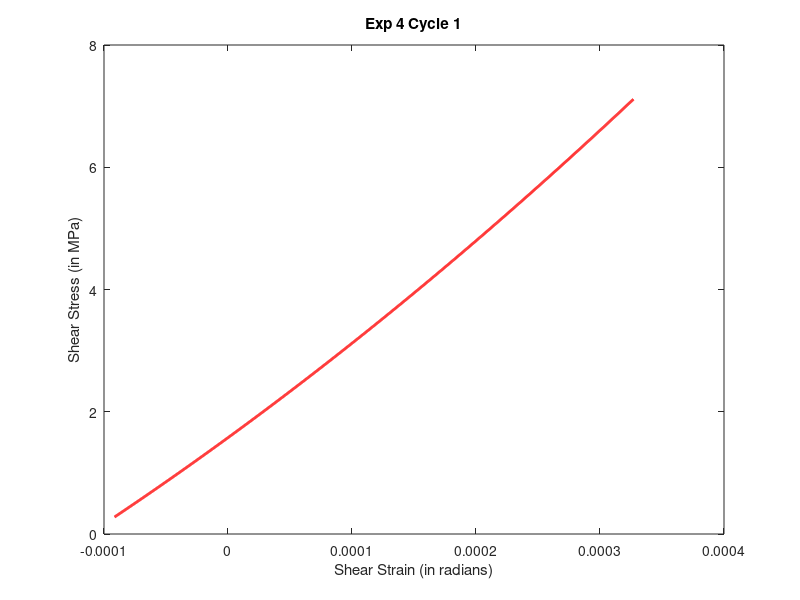
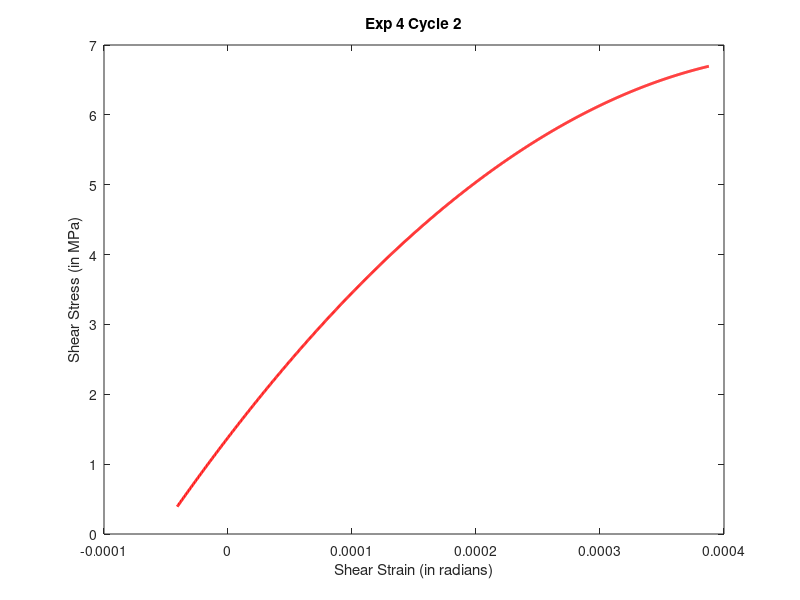
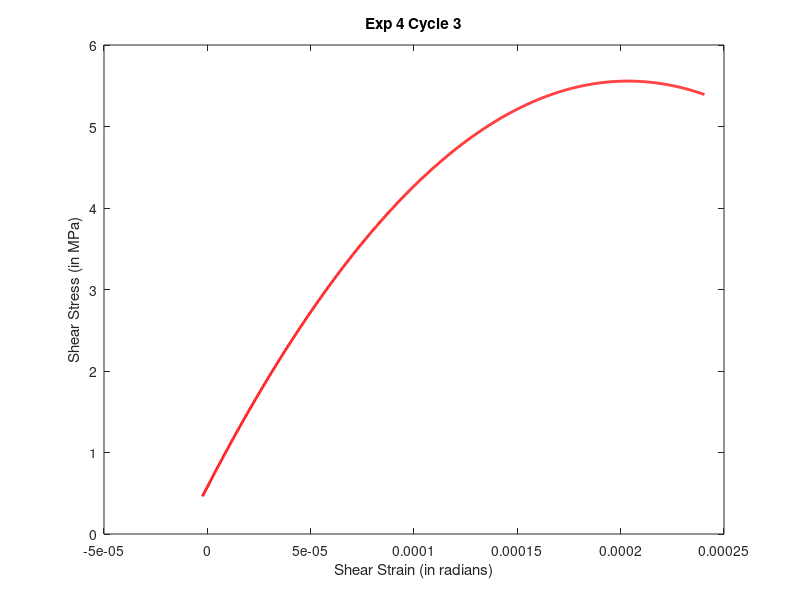
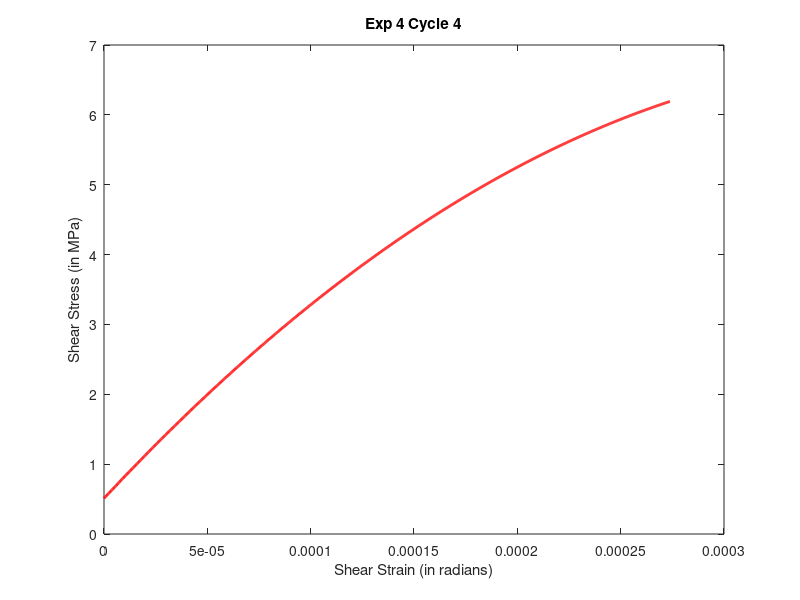

These charts were generated, in order, by the following MATLAB code:
%Global variables
d=0.01;     %Diameter of rod in meters
d1=0.1;     %Length of lever in meters
L=1;        %Length of Rod in meters
g=9.81;     %Value of g in m/s^2
load('P8_TorsionTest.mat');


%% In Anamoly Check we see if any graph has crossed the Elastic limit
%% To do this we plot a quadratic function instead of a linear one 





%hold on;    %if we want to plot them in the same window

%{
%Group 1

for i= 1:20
%Takes values of load from m_exp1 variable of P8_TorsionTest.mat
loads = m_exp1;

%Takes values of theta from column i of theta_0exp1 variable of P8...mat 
theta =theta_0exp1(:,i);    %change cycle number here for data. Taking Cycle 1

%plot(loads,theta); %Plots original y_vs_x Data
theta=theta'; %to make y and x of same dimensions since theta was columnar

J=pi*(d^4)/32;   %Polar Second Moment of Inertia
T=loads*(g*d1);    %Torque applied on the rod
y=(T*(d/2))/(J*(10^6));      %Shear Stress in MPa

x=(theta*(d/2))/L;     %Shear Strain 

coefficients=polyfit(x,y,2);  %finds coeff of best fit curve for Data
xFit = linspace(min(x),max(x),1000);
yFit = polyval(coefficients,xFit);

%to see full value of slope, use command 'format long'

%str=sprintf('%f Pascals',G_in_Pa);
%str ='28875391321.054501 Pascals'

%str=sprintf('%g Pascals',G_in_Pa);
%str ='2.88754e+10 Pascals'
 
%str=sprintf('%g GPa',G_in_GPa)
%str = '2.88754 GPa'


%%% PLOTTING GRAPH
plot(xFit,yFit,'r-','LineWidth',2)
xlabel('Shear Strain (in radians)');
ylabel('Shear Stress (in MPa)');
variable = sprintf('Exp 1 Cycle %d',i);
title(variable);
figure; %%to plot different plots in different windows

end










%GROUP 2

for i=1:20
%Takes values of load from m_exp1 variable of P8_TorsionTest.mat
loads = m_exp2;

%Takes values of theta from column i of theta_0exp1 variable of P8...mat 
theta =theta_0exp2(:,i);    %change cycle number here for data. Taking Cycle 1

%plot(loads,theta); %Plots original y_vs_x Data
theta=theta'; %to make y and x of same dimensions since theta was columnar

J=pi*(d^4)/32;   %Polar Second Moment of Inertia
T=loads*(g*d1);    %Torque applied on the rod
y=(T*(d/2))/(J*(10^6));      %Shear Stress in MPa

x=(theta*(d/2))/L;     %Shear Strain 

coefficients=polyfit(x,y,2);  %finds coeff of best fit curve for Data
xFit = linspace(min(x),max(x),1000);
yFit = polyval(coefficients,xFit);

%to see full value of slope, use command 'format long'

%str=sprintf('%f Pascals',G_in_Pa);
%str ='28875391321.054501 Pascals'

%str=sprintf('%g Pascals',G_in_Pa);
%str ='2.88754e+10 Pascals' 

%str=sprintf('%g GPa',G_in_GPa)
%str = '2.88754 GPa'


%%% PLOTTING GRAPH
plot(xFit,yFit,'r-','LineWidth',2)
xlabel('Shear Strain (in radians)');
ylabel('Shear Stress (in MPa)');
variable = sprintf('Exp 2 Cycle %d',i);
title(variable);
figure; %to plot different plots in different windows
end









%GROUP 3
for i=1:20
%Takes values of load from m_exp1 variable of P8_TorsionTest.mat
loads = m_exp3;

%Takes values of theta from column i of theta_0exp1 variable of P8...mat 
theta =theta_0exp3(:,i);    %change cycle number here for data. Taking cycle 1

%plot(loads,theta); %Plots original y_vs_x Data
theta=theta'; %to make y and x of same dimensions since theta was columnar

J=pi*(d^4)/32;   %Polar Second Moment of Inertia
T=loads*(g*d1);    %Torque applied on the rod
y=(T*(d/2))/(J*(10^6));      %Shear Stress in MPa

x=(theta*(d/2))/L;     %Shear Strain 

coefficients=polyfit(x,y,2);  %finds coeff of best fit line for Data
xFit = linspace(min(x),max(x),1000);
yFit = polyval(coefficients,xFit);

%to see full value of slope, use command 'format long'

%str=sprintf('%f Pascals',G_in_Pa);
%str ='28875391321.054501 Pascals'

%str=sprintf('%g Pascals',G_in_Pa);
%str ='2.88754e+10 Pascals'

%str=sprintf('%g GPa',G_in_GPa)
%str = '2.88754 GPa'

%%% PLOTTING GRAPH
plot(xFit,yFit,'r-','LineWidth',2)
xlabel('Shear Strain (in radians)');
ylabel('Shear Stress (in MPa)');
variable = sprintf('Exp 3 Cycle %d',i);
title(variable);
figure; %to plot different plots in different windows
end

%}




















%GROUP 4

for i=1:20
%Takes values of load from m_exp1 variable of P8_TorsionTest.mat
loads = m_exp4;

%Takes values of theta from column i of theta_0exp1 variable of P8...mat 
theta =theta_0exp4(:,i);    %change cycle number here for data. Taking Cycle 1

%plot(loads,theta); %Plots original y_vs_x Data
theta=theta'; %to make y and x of same dimensions since theta was columnar

J=pi*(d^4)/32;   %Polar Second Moment of Inertia
T=loads*(g*d1);    %Torque applied on the rod
y=(T*(d/2))/(J*(10^6));      %Shear Stress in MPa

x=(theta*(d/2))/L;     %Shear Strain 

coefficients=polyfit(x,y,2);  %finds coeff of best fit curve for Data
xFit = linspace(min(x),max(x),1000);
yFit = polyval(coefficients,xFit);

%to see full value of slope, use command 'format long'

%str=sprintf('%f Pascals',G_in_Pa);
%str ='28875391321.054501 Pascals'

%str=sprintf('%g Pascals',G_in_Pa);
%str ='2.88754e+10 Pascals'

%str=sprintf('%g GPa',G_in_GPa)
%str = '2.88754 GPa'


%%% PLOTTING GRAPH
plot(xFit,yFit,'r-','LineWidth',2)
xlabel('Shear Strain (in radians)');
ylabel('Shear Stress (in MPa)');
variable = sprintf('Exp 4 Cycle %d',i);
title(variable);
figure; %to plot different plots in different windows
end





%{

%GROUP 5

for i=1:20
%Takes values of load from m_exp1 variable of P8_TorsionTest.mat
loads = m_exp5;

%Takes values of theta from column i of theta_0exp1 variable of P8...mat 
theta =theta_0exp5(:,i);    %change cycle number here for data.Taking Cycle 1

%plot(loads,theta); %Plots original y_vs_x Data
theta=theta'; %to make y and x of same dimensions since theta was columnar

J=pi*(d^4)/32;   %Polar Second Moment of Inertia
T=loads*(g*d1);    %Torque applied on the rod
y=(T*(d/2))/(J*(10^6));      %Shear Stress in MPa

x=(theta*(d/2))/L;     %Shear Strain 

coefficients=polyfit(x,y,2);  %finds coeff of best fit line for Data
xFit = linspace(min(x),max(x),1000);
yFit = polyval(coefficients,xFit);

%to see full value of slope, use command 'format long'

%str=sprintf('%f Pascals',G_in_Pa);
%str ='28875391321.054501 Pascals'

%str=sprintf('%g Pascals',G_in_Pa);
%str ='2.88754e+10 Pascals'

%str=sprintf('%g GPa',G_in_GPa)
%str = '2.88754 GPa'


%%% PLOTTING GRAPH
plot(xFit,yFit,'r-','LineWidth',2)
xlabel('Shear Strain (in radians)');
ylabel('Shear Stress (in MPa)');
variable = sprintf('Exp 5 Cycle %d',i);
title(variable);
figure; %to plot different plots in different windows
end
%}

%hold off;  %%used to stop plotting on the same window

clear



